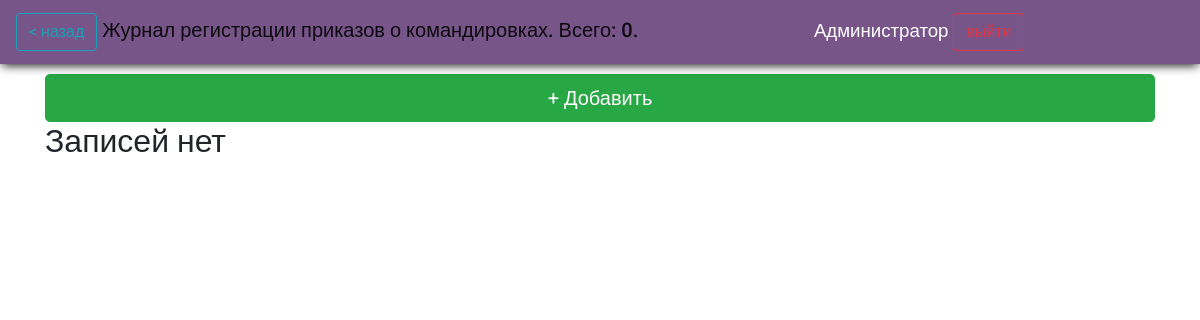
/journals/orders_of_BTrip/ (signed in), run on an earlier commit of the app's database.
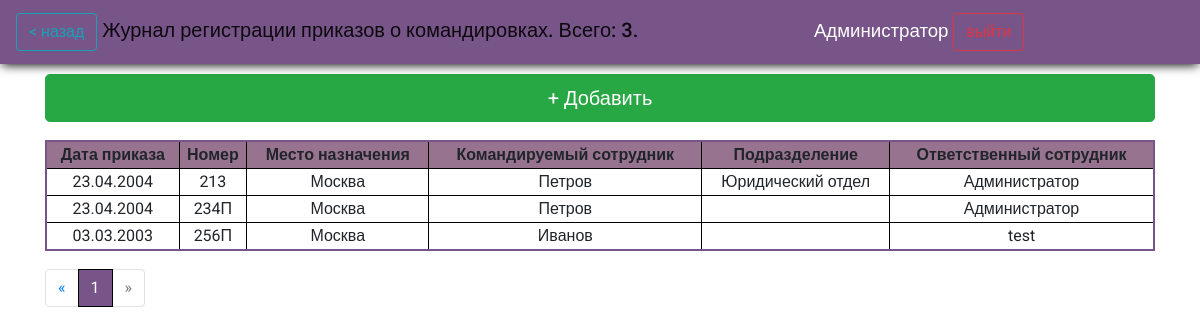
And on a later commit of the database.
### reg_jounals/models.py (models this page shows, shortened)
class OrdersOfBTrip(models.Model):
    bt_number = models.CharField(max_length=5, help_text="Введите номер приказа", verbose_name="Номер приказа", db_index=True)
    bt_date = models.DateField(help_text="Введите дату приказа", verbose_name="Дата приказа", db_index=True)
    bt_dep = models.ForeignKey('Departments', on_delete=models.CASCADE, verbose_name="Подразделение ", default="1")
    bt_place = models.CharField(max_length=256, help_text="Введите место командировки", verbose_name="Место командировки", db_index=True)
    bt_emloyer = models.CharField(max_length=256, help_text="Введите ФИО сотрудника", verbose_name="ФИО сотрудника", db_index=True)
    bt_res_officer = models.CharField(blank=True, editable=False,  max_length=256, help_text="Сотрудник, который внес документ в систему ", verbose_name='Ответственный сотрудник')
    class Meta:
        ordering = ["bt_number"]
        verbose_name = 'Приказ о командировке'
        verbose_name_plural = 'Приказы о командировках'

class Departments(models.Model):
    dep_name = models.CharField(max_length=256, help_text="Введите название подразделения", verbose_name="Название подразделения", db_index=True)
    class Meta:
        ordering = ["dep_name"]
        verbose_name = 'Подразделение'
        verbose_name_plural = 'Подразделения'
    def __str__(self):
        doc_fullname = self.dep_name
        return doc_fullname

### reg_jounals/views.py (the view)
# urls.py: path('orders_of_BTrip/', views.order_of_BTrip, name='orders_of_BTrip'),
def order_of_BTrip(request):
    if request.user.is_authenticated:
        orders = OrdersOfBTrip.objects.all()
        p_orders = Paginator(orders, page_count)
        page_number = request.GET.get('page', 1)
        page = p_orders.get_page(page_number)
        count = len(orders)
        return render(request, 'reg_jounals/orders_of_BTrip.html', context={'orders':page, 'count':count})
    else:
        return render(request, 'reg_jounals/no_auth.html')

### reg_jounals/templates/reg_jounals/orders_of_BTrip.html (shortened to what this page needs)
{%extends "reg_jounals/index.html" %}
{%block header%} <a class="btn btn-outline-info" href="../"> < назад</a> Журнал регистрации приказов о командировках. Всего: {{count}}.  {%endblock%}
{%block content%}
<a class="btn btn-success btn-lg m-bottom btn-add " href="{%url 'orders_of_BTrip_add_url'%}"> + Добавить</a>
{% if orders %}
<table>
  <thead class="thead-dark">
  <tr class="tr-header">
    <th scope="col">Дата приказа</th>
    <th scope="col">Номер</th>
    <th scope="col">Место назначения</th>
    <th scope="col">Командируемый сотрудник</th>
    <th scope="col">Подразделение</th>
    <th scope="col">Ответственный сотрудник</th>
  </tr>
  </thead>
  {%for order in orders%}
<tr onclick="return location.href = '{% url 'orders_on_others_upd_url' id=order.id%}' ">
    <td>{{order.bt_date|date:"d.m.Y"}}</td>
    <td>{{order.bt_number}}</td>
    <td>{{order.bt_place}}</td>
    <td>{{order.bt_emloyer}}</td>
    <td>{{order.bt_dep}}</td>
    <td>{{order.bt_res_officer}}</td>
</tr>
  {%endfor%}
</table>
<nav  class="paginator" aria-label="Page navigation example">
  <ul class="pagination">
    <li class="page-item">
      <a class="page-link" href="#" aria-label="Previous">
<span aria-hidden="true">&laquo;</span>
      </a>
    </li>
{% for p in orders.paginator.page_range %}
  {% if orders.number == p%}
   <li class="page-item active"><a class="page-link" href="?page={{p}}">{{ p }}</a></li>
   {%else%}
        <li class="page-item"><a class="page-link" href="?page={{p}}">{{ p }}</a></li>
    {%endif%}
  {% endfor %}
{%if orders.has_next%}
    <li class="page-item">
      <a class="page-link" href='?page={{orders.next_page_number}}' aria-label="Next">
<span aria-hidden="true">&raquo;</span>
      </a>
    </li>
  {%else%}
  <li class="page-item disabled">
    <a class="page-link" href='#' aria-disabled='true' aria-label="Next">
      <span aria-hidden="true">&raquo;</span>
    </a>
  </li>
  {%endif%}
  </ul>
</nav>
{%else%}
<h2>Записей нет</h2>
{%endif%}
{%endblock%}

What changed in the data, as far as the page shows it:
added OrdersOfBTrip: bt_date "23.04.2004", bt_number "213", bt_place "Москва", bt_emloyer "Петров", bt_dep "Юридический отдел", bt_res_officer "Администратор"
added OrdersOfBTrip: bt_date "23.04.2004", bt_number "234П", bt_place "Москва", bt_emloyer "Петров", bt_res_officer "Администратор"
added OrdersOfBTrip: bt_date "03.03.2003", bt_number "256П", bt_place "Москва", bt_emloyer "Иванов", bt_res_officer "test"
Also different on the page:
{{ count }}: "0" → "3"
text no longer shown: "Записей нет"
text now shown: "Дата приказа Номер Место назначения Командируемый сотрудник Подразделение Ответственный сотрудник « »"
new list line: "1"
